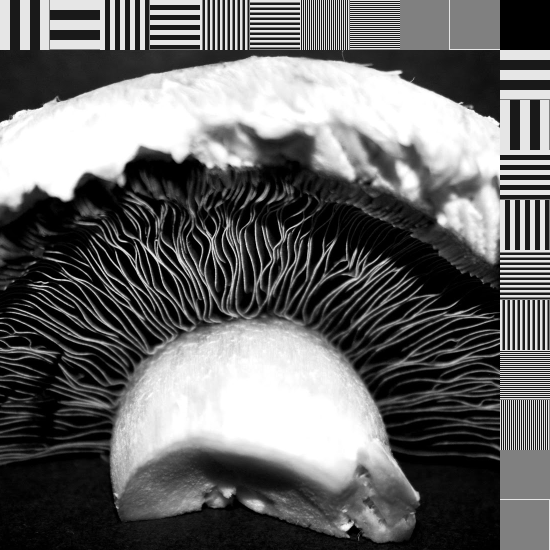
#> input picture mushroom_1100x1100.tif, 1100 x 1100 px (shown at 1/2 size)
$ jupyter execute --allow-errors SIM_python-Mushroom.ipynb
#> lines starting #> are read from the running program, lines starting #| are printed output that depends on the picture
### SIM_preprocess.py
import numpy as np
from scipy import signal
from scipy import special
import common_functions as common

def PSF_OTF(size, a, style):
    # Mesh
    n = np.arange(0, size, 1)
    x, y = np.meshgrid(np.fft.ifftshift(n - size//2),np.fft.ifftshift(n - size//2))
    r = np.sqrt(np.power(np.minimum(x, np.abs(x - size)),2) + np.power(np.minimum(y, np.abs(y - size)),2))
    eps = np.finfo(np.float64).eps # So that zero does not produce NaN
    R = r + eps
    if style == 'gaussian':
        sigma_sq = np.power(1.25/a,2)
        psf = np.exp(-np.power((r),2)/(2*sigma_sq))
        otf = np.fft.fft2(psf)
    elif style == 'bessel':
        psf = np.power(np.abs(2 * special.jv(1, a*R) / R),2)
        otf = np.fft.fft2(psf)
    elif style == 'butterworth':
        fs = size//2
        pre_otf = np.zeros((size,size))
        pre_otf[r < 175] = 1
        b, t = signal.butter(1, 10/fs, 'lowpass')
        otf = signal.filtfilt(b, t, pre_otf)
        otf = signal.filtfilt(b, t, otf.transpose())
        psf = np.abs(np.fft.ifft2(otf))
    elif style=='delta':
        psf = np.zeros((size,size))
        psf[0,0] = 1
        otf = np.fft.fft2(psf)
    scale = np.amax(np.abs(otf))
    otf = otf/scale
    psf = psf/scale

    return np.fft.fftshift(psf), np.fft.fftshift(otf)

# [13 lines left out: function OTF_butterworth, not called in this run]

# Widefield Image
def WF_image(image, otf):
    image_FT = common.fft(image)
    widefield_FT = image_FT * otf
    widefield = common.ifft(widefield_FT)
    return widefield, widefield_FT

# Raw SIM images
def raw_SIM_images(image, otf, mod, freq, angles, phases):
    # modulation
    size = image.shape[0]
    n = np.arange(0, size, 1)
    x, y = np.meshgrid(n, n)

    an = np.repeat(angles, 3, axis=0) # [0 60 120]
    ph = np.tile(phases, 3) # [0 120 240]
    I_0 = 0.5 # mean value of illumination


    p = freq/size
    k = p * np.array([np.cos(an), np.sin(an)]).transpose()

    i = np.repeat(np.zeros((size,size))[np.newaxis], 9, axis=0)
    for t in range(9):
        i[t] = I_0 * (1 + mod * np.cos(2 * np.pi * (k[t,0] * x + k[t,1] * y) + ph[t]))

    image_SI = i * image
    image_SI_FT = common.fft(image_SI)
    rawSIM_FT = image_SI_FT * otf
    rawSIM = common.ifft(rawSIM_FT)
    return np.abs(rawSIM), k

# Raw SIM images
# [23 lines left out: function raw_SIM_images_w_noise, not called in this run]

### common_functions.py
import numpy as np

def fft(image):
    if (len(image.shape) > 2):
        spectrum = np.fft.fftshift(np.fft.fft2(image),axes=(1,2))
    else:
        spectrum = np.fft.fftshift(np.fft.fft2(image))
    return spectrum

def ifft(spectrum):
    if (len(spectrum.shape) > 2):
        image = np.fft.ifft2(np.fft.ifftshift(spectrum,axes=(1,2)))
    else:
        image = np.fft.ifft2(np.fft.ifftshift(spectrum))
    return image

# [58 lines left out: functions max_value_index, pad_image, apodization, matrix_scale, not called in this run]

### SIM_python-Mushroom.ipynb
# SIM

[cell 1]
import matplotlib.image as mpimg
import numpy as np
import matplotlib.pyplot as plt
from matplotlib import image

import common_functions as common
import SIM_preprocess as preSIM

### SIM Processing Functions

[cell 2]
def pad_image_sequence(image, target_width, pad_value):
    '''
    in:
    image - expected to have shape (9, size, size) where size is the dimesion of the a single raw image
    target_width - final desided width
    pad_value - desired value of elements in new padded space
    out:
    padded_image - image with shape of (9, target_width, target_width)
    '''
    size = image.shape[1]
    pad_width = (target_width - size)//2
    padded_image =  np.repeat(np.ones((target_width,target_width), dtype=np.complex128)[np.newaxis], 9, axis=0) * pad_value
    padded_image[:,pad_width:-pad_width,pad_width:-pad_width] = image
    return padded_image

def separate_freq_comp(spectrum, mod, phases):
    '''
    in:
    spectrum - spectrum of raw SIM images (array of 9 images)
    mod - modulation factor
    phases - phases in each frequency
    out:
    sep_comp: seperated components in an array of 9 images in the following order
    [ S(k)H(k), S(k-p0)H(k), S(k+p0)H(k), S(k)H(k), S(k-p1)H(k), S(k+p1)H(k), S(k)H(k), S(k-p2)H(k), S(k+p2)H(k) ]
    '''
    size = spectrum.shape[1]
    M = 0.5 * np.array([[1, (m/2)*np.exp(1j*phases[0]), (m/2)*np.exp(-1j*phases[0])],
                        [1, (m/2)*np.exp(1j*phases[1]), (m/2)*np.exp(-1j*phases[1])],
                        [1, (m/2)*np.exp(1j*phases[2]), (m/2)*np.exp(-1j*phases[2])]], dtype=np.complex128)

    M_inv = np.linalg.inv(M)

    sep_comp = np.repeat(np.zeros((size,size), dtype=np.complex128)[np.newaxis], 9, axis=0)

    for t in range(3):
        sep_comp[3*t] = M_inv[0,0] * spectrum[3*t] + M_inv[0,1] * spectrum[3*t+1] + M_inv[0,2] * spectrum[3*t+2] # S(k)H(k)
        sep_comp[3*t+1] = M_inv[1,0] * spectrum[3*t] + M_inv[1,1] * spectrum[3*t+1] + M_inv[1,2] * spectrum[3*t+2] # S(k - p)H(k)
        sep_comp[3*t+2] = M_inv[2,0] * spectrum[3*t] + M_inv[2,1] * spectrum[3*t+1] + M_inv[2,2] * spectrum[3*t+2] # S(k + p)H(k)

    return sep_comp

def shift_spectrum(spectrum, freq, angles):
    '''
    in:
    sprectrum - spectrum to be shifted
    freq - amount to be shifted by
    angles - direction to be shift
    out:
    spectrum_s - shifted spectrum
    '''
    size = spectrum.shape[1]
    hsize = size//2
    n = np.arange(0, size, 1)
    x, y = np.meshgrid(n, n)

    an = np.repeat(angles, 3, axis=0) # [0 60 120]

    p = freq/size
    k = p * np.array([np.cos(an), np.sin(an)]).transpose()


    spectrum_s = np.repeat(np.zeros((size,size), dtype=np.complex128)[np.newaxis], 9, axis=0)

    for t in range(3):
        spectrum_s[3*t] = spectrum[3*t] #S(k)H(k - p)
        spectrum_s[3*t+1] = np.fft.fft2(np.fft.ifft2(spectrum[3*t+1]) * np.exp(-1j * 2 * np.pi * (k[3*t+1,0] * x + k[3*t+1,1] * y))) #S(k)H(k - p)
        spectrum_s[3*t+2] = np.fft.fft2(np.fft.ifft2(spectrum[3*t+2]) * np.exp(1j * 2 * np.pi * (k[3*t+2,0] * x + k[3*t+2,1] * y))) #S(k)H(k + p)

    return spectrum_s


def resize_otf(otf, new_size):
    '''
    in:
    otf - original OTF
    out:
    new_otf - OTF with shape (new_size, new_size)
    '''
    pad_size = (new_size - otf.shape[1]) // 2
    new_otf - np.fft.ifftshift(np.pad(np.fft.fftshift(otf), pad_size, 'edge'))
    return new_otf

def wiener_filter(spectrum, Hc, Ha, w = 0):
    '''
    in:
    spectrum - spectrum to be filtered
    Hc - conjugate of the OTF
    Ha = absolute of the OTF
    w = wiener parameter
    out:
    result - wiener-filtered spectrum
    '''
    wiener_num = (Hc * spectrum).sum(axis=0)
    wiener_denom = np.power(Ha,2).sum(axis=0) + w**2
    return wiener_num / wiener_denom

def wiener_filter_per_component(spectrum, Hc, Ha, w=0):
    '''
    in:
    spectrum - spectrum to be filtered
    Hc - conjugate of the OTF
    Ha = absolute of the OTF
    w = wiener parameter
    out:
    result - wiener-filtered spectrum
    '''
    top = Hc * spectrum
    bottom = np.power(Ha,2) + w**2
    return top/bottom

### Import image and create OTF

[cell 3]
s = (plt.imread('mushroom_1100x1100.tif').astype(np.double))[100:,:1000]
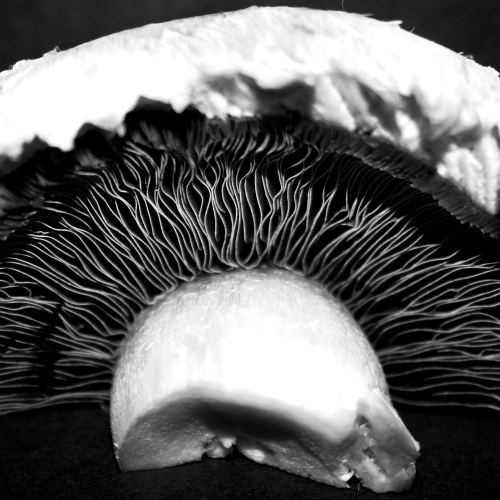
#> s: shape (1000, 1000) float64 (shown at 1/2 size); min 0, max 255, mean 99.6
dim = s.shape[0]
#> dim = 1000
S = common.fft(s)
print('groundtruth shape: ',s.shape)
#| groundtruth shape:  (1000, 1000)

a = 0.4
PSF, OTF = preSIM.PSF_OTF(dim, a, 'bessel')
#> in PSF_OTF, `r = np.sqrt(np.power(np.minimum(x, np.abs(x - size)),2) + np.power(np...`:
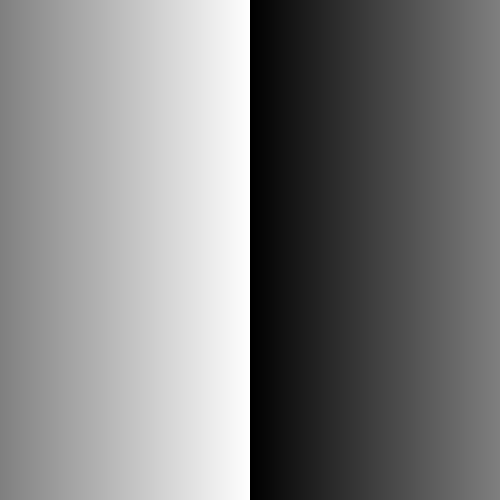
#> x: shape (1000, 1000) int64 (shown at 1/2 size); min -500, max 499, mean -0.5; drawn with min black and max white
#> in PSF_OTF, `r = np.sqrt(np.power(np.minimum(x, np.abs(x - size)),2) + np.power(np...`:
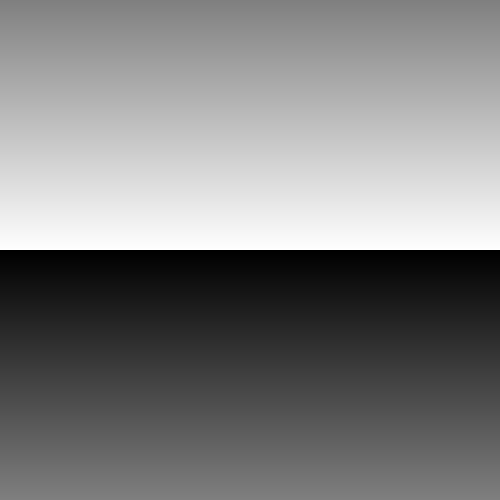
#> y: shape (1000, 1000) int64 (shown at 1/2 size); min -500, max 499, mean -0.5; drawn with min black and max white
#> in PSF_OTF, `otf = np.fft.fft2(psf)`:
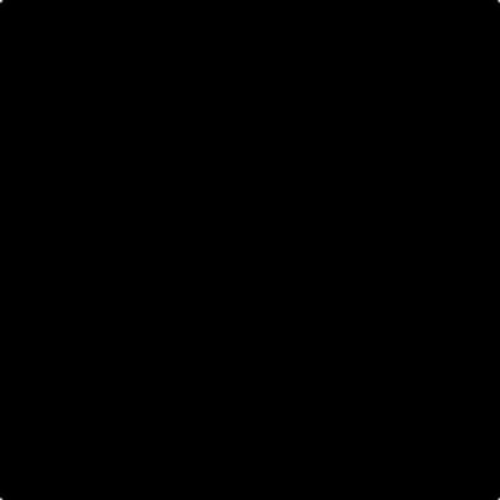
#> psf: shape (1000, 1000) float64 (shown at 1/2 size); min 1.22e-16, max 0.16, mean 1.25e-05; drawn with min black and max white

plt.figure(figsize=(10,10))
plt.subplot(1,2,1)
plt.imshow(s, cmap='gray')
plt.title('Original')
plt.subplot(1,2,2)
plt.imshow(np.abs(OTF), cmap='gray')
plt.title('OTF')
plt.show()
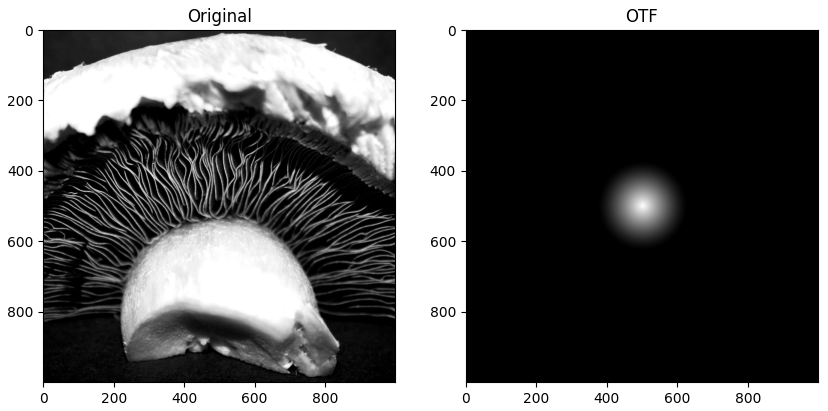
#> figure drawn by matplotlib, 2 panels

## Widefield Image

[cell 4]
s_h, S_H = preSIM.WF_image(s, OTF)

plt.figure(figsize=(10,10))
plt.subplot(121)
plt.imshow(np.abs((s_h)), cmap='gray')
plt.title('Widefield image')
plt.subplot(122)
plt.imshow(np.log(np.abs(S_H)**2), cmap='gray')
plt.title('Widefield image FFT')
plt.show()
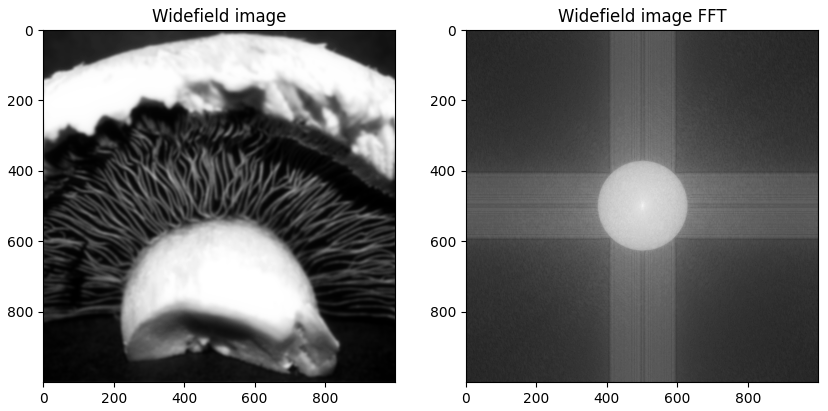
#> figure drawn by matplotlib, 2 panels

### Raw SIM image

Raw SIM images are created without noise. Pictured below are the three SIM angles ($0^\circ, 60^\circ, 120^\circ$) with $0^\circ$ phase.

[cell 5]
angle = np.array([0, np.pi/3, 2*np.pi/3]) # [0 60 120]
#angle = np.array([0, np.arcsin(4/5), np.pi - np.arcsin(4/5)])
phase = np.array([0, 2*np.pi/3, 4*np.pi/3]) # [0 120 240]
m = 1 # modulating factor
f = 100 # frequency

# Raw SIM Images
d_h, k = preSIM.raw_SIM_images(s, OTF, m, f, angle, phase)
#> k = [[0.1, 0], [0.1, 0], [0.1, 0], [0.05, 0.0866], [0.05, 0.0866], [0.05, 0.0866], [-0.05, 0.0866], [-0.05, 0.0866], [-0.05, 0.0866]]
D_H = common.fft(d_h)

img = np.concatenate((D_H[0],D_H[3],D_H[6]), axis=1)
plt.figure(figsize=(15,15))
plt.imshow(np.log(np.abs(img**2)),cmap='gray')
plt.text(0, 50, 'Angle 0: 0 degrees', color='w', fontsize=15)
plt.text(1000, 50, 'Angle 1: 60 degrees', color='w', fontsize=15)
plt.text(2000, 50, 'Angle 2: 120 degrees', color='w', fontsize=15)
plt.title('Raw SIM image FFT', fontsize=15)
plt.show()
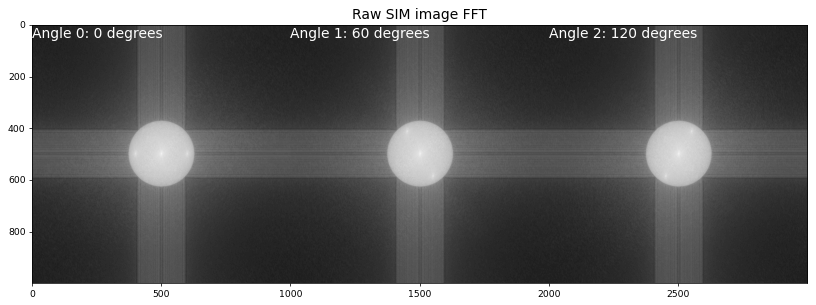
#> figure drawn by matplotlib, 1 panel

### Extend image size

[cell 6]
D_H_x = pad_image_sequence(D_H, 2*dim, 0)
print('New image shape', D_H_x.shape)
#| New image shape (9, 2000, 2000)

### Separate frequency components

[cell 7]
D_H_M = separate_freq_comp(D_H_x, m, phase)

img = np.concatenate((D_H_M[3],D_H_M[4],D_H_M[5]), axis=1)
plt.figure(figsize=(15,15))
plt.imshow(np.log(np.abs(img+np.finfo(np.double).eps)**2),cmap='gray')
plt.text(0, 100, 'S(k)H(k)', color='w', fontsize=15)
plt.text(2000, 100, 'S(k-p)H(k)', color='w', fontsize=15)
plt.text(4000, 100, 'S(k+p)H(k)', color='w', fontsize=15)
plt.title('Seperated frequency components for angle 1: 60 degrees', fontsize=15)
plt.show()
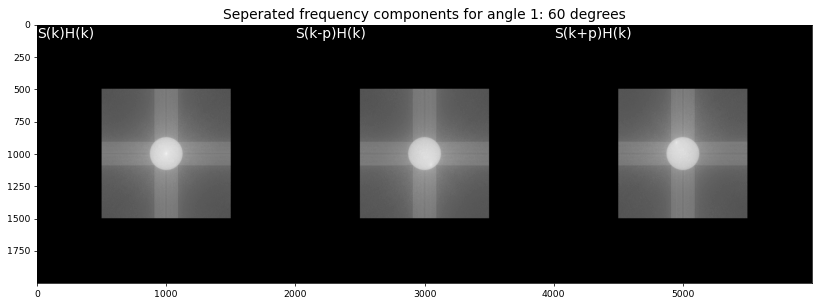
#> figure drawn by matplotlib, 1 panel

### Shift frequency components by a non-integer amount

Since our angles are 0, 60 and 120 the vertical shifts will be by a non-integer amount.

The components that were shifted vertically by a non-integer amount (middle, right) now have significantily higher amplitudes outside of the original region, I refer to these as "streaks". These streaks are not expected from shifting the frequency components or from SIM reconstruction. From the previous cell, we can see that these streaks did not exist before the shift.

#> (a cell that did not finish here is left out)


plt.figure(figsize=(15,15))
img = np.concatenate((np.abs(D_H_M_s[3])+np.finfo(np.double).eps,np.abs(D_H_M_s[4]),np.abs(D_H_M_s[5])), axis=1)
plt.text(0, 100, 'S(k)H(k)', color='w', fontsize=15)
plt.text(2000, 100, 'S(k)H(k+p)', color='w', fontsize=15)
plt.text(4000, 100, 'S(k)H(k-p)', color='w', fontsize=15)
plt.imshow(np.log(np.abs(img)**2), cmap='gray')
plt.title('Shifted frequency components for angle 1: 60 degrees', fontsize=15)
plt.show()

### Resize and shift OTF

#> (a cell that did not finish here is left out)

### Combine components with a Wiener filter for final reconstruction.

The Fourier transform of the final reconstruction contains streaks from some of the shifted components. When taking the difference between the reconstruction and original we see that the similalities are only in the horizontal direction.

#> (a cell that did not finish here is left out)

### Result of the reconstruction

We expect that the difference between the recostruction and the original to only be at high frequency details but there seems to be a magnitude difference all over the image. Can the components be shifted by a non-integer amount without affecting the reconstruction?

[cell 11]
plt.figure(figsize=(15,15))
#> (the rest of this cell did not finish here and is left out)

### Reconstruction without a non-integer vertical shift

If we went throught the same reconstruction but instead used a 3-4-5 triangles, all the shifts will be by an integer amount.

[cell 12]
#angle = np.array([0, np.pi/3, 2*np.pi/3]) # [0 60 120]
angle = np.array([0, np.arcsin(4/5), np.pi - np.arcsin(4/5)])
phase = np.array([0, 2*np.pi/3, 4*np.pi/3]) # [0 120 240]
m = 1 # modulating factor
f = 100 # frequency

# Raw SIM Images
#> (the rest of this cell did not finish here and is left out)

D_H = common.fft(d_h)

### Shifted frequency components

The shifted components for angle 1 are shown below. We can see that the shifted frequency component (middle, right) don't aquire the streak.

#> (a cell that did not finish here is left out)
